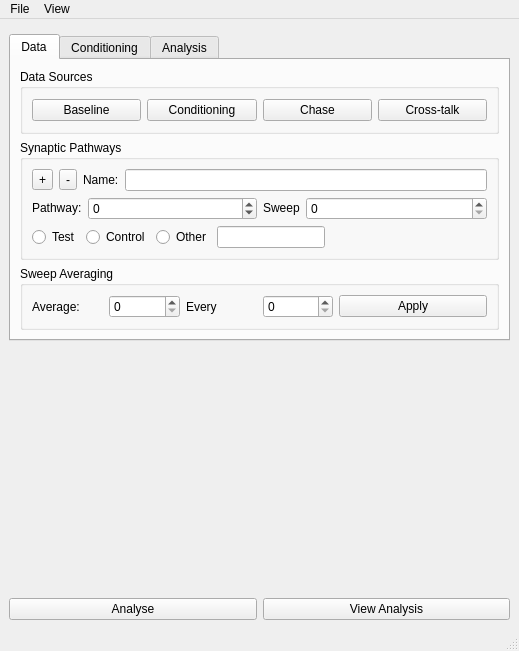
<?xml version="1.0" encoding="UTF-8"?>
<ui version="4.0">
 <class>MainWindow</class>
 <widget class="QMainWindow" name="MainWindow">
  <property name="geometry">
   <rect>
    <x>0</x>
    <y>0</y>
    <width>519</width>
    <height>651</height>
   </rect>
  </property>
  <property name="windowTitle">
   <string>Synaptic Plasticity</string>
  </property>
  <widget class="QWidget" name="centralwidget">
   <layout class="QVBoxLayout" name="verticalLayout_2">
    <item>
     <widget class="MetaDataWidget" name="metaDataWidget" native="true"/>
    </item>
    <item>
     <widget class="QTabWidget" name="tabWidget">
      <property name="currentIndex">
       <number>0</number>
      </property>
      <widget class="QWidget" name="tabDataLayout">
       <attribute name="title">
        <string>Data</string>
       </attribute>
       <layout class="QVBoxLayout" name="verticalLayout">
        <item>
         <widget class="QGroupBox" name="groupBoxDataSources">
          <property name="title">
           <string>Data Sources</string>
          </property>
          <layout class="QHBoxLayout" name="horizontalLayout_9">
           <item>
            <widget class="QPushButton" name="pushButtonBaselineSources">
             <property name="text">
              <string>Baseline</string>
             </property>
            </widget>
           </item>
           <item>
            <widget class="QPushButton" name="pushButtonConditioningSources">
             <property name="text">
              <string>Conditioning</string>
             </property>
            </widget>
           </item>
           <item>
            <widget class="QPushButton" name="pushButtonChaseSources">
             <property name="text">
              <string>Chase</string>
             </property>
            </widget>
           </item>
           <item>
            <widget class="QPushButton" name="pushButtonCrossTalkSources">
             <property name="enabled">
              <bool>true</bool>
             </property>
             <property name="text">
              <string>Cross-talk</string>
             </property>
            </widget>
           </item>
          </layout>
         </widget>
        </item>
        <item>
         <widget class="QGroupBox" name="stimulationPathwaysGroupBox">
          <property name="title">
           <string>Synaptic Pathways</string>
          </property>
          <layout class="QGridLayout" name="gridLayout">
           <item row="0" column="0" colspan="2">
            <layout class="QHBoxLayout" name="horizontalLayout_3">
             <item>
              <widget class="QToolButton" name="toolButtonAddPathway">
               <property name="toolTip">
                <string>Add pathway</string>
               </property>
               <property name="statusTip">
                <string>Add pathway</string>
               </property>
               <property name="whatsThis">
                <string>Add pathway</string>
               </property>
               <property name="text">
                <string>+</string>
               </property>
               <property name="icon">
                <iconset>
                 <normaloff>:/images/add.svg</normaloff>:/images/add.svg</iconset>
               </property>
              </widget>
             </item>
             <item>
              <widget class="QToolButton" name="toolButtonRemovePathway">
               <property name="toolTip">
                <string>Remove pathway</string>
               </property>
               <property name="statusTip">
                <string>Remove pathway</string>
               </property>
               <property name="whatsThis">
                <string>Remove pathway</string>
               </property>
               <property name="text">
                <string>-</string>
               </property>
               <property name="icon">
                <iconset>
                 <normaloff>:/images/list-remove.svg</normaloff>:/images/list-remove.svg</iconset>
               </property>
              </widget>
             </item>
             <item>
              <widget class="QLabel" name="label">
               <property name="text">
                <string>Name:</string>
               </property>
              </widget>
             </item>
             <item>
              <widget class="QLineEdit" name="lineEditPathwayName"/>
             </item>
            </layout>
           </item>
           <item row="1" column="0" colspan="2">
            <layout class="QHBoxLayout" name="horizontalLayout_7">
             <item>
              <layout class="QHBoxLayout" name="horizontalLayout">
               <item>
                <widget class="QLabel" name="pathwayIndexLabel">
                 <property name="sizePolicy">
                  <sizepolicy hsizetype="Minimum" vsizetype="Fixed">
                   <horstretch>0</horstretch>
                   <verstretch>0</verstretch>
                  </sizepolicy>
                 </property>
                 <property name="text">
                  <string>Pathway:</string>
                 </property>
                </widget>
               </item>
               <item>
                <widget class="QSpinBox" name="spinBoxPathwayIndex">
                 <property name="sizePolicy">
                  <sizepolicy hsizetype="Expanding" vsizetype="Fixed">
                   <horstretch>0</horstretch>
                   <verstretch>0</verstretch>
                  </sizepolicy>
                 </property>
                 <property name="toolTip">
                  <string>Select pathway</string>
                 </property>
                 <property name="statusTip">
                  <string>Select pathway</string>
                 </property>
                 <property name="whatsThis">
                  <string>Select pathway</string>
                 </property>
                 <property name="wrapping">
                  <bool>true</bool>
                 </property>
                 <property name="maximum">
                  <number>99</number>
                 </property>
                </widget>
               </item>
              </layout>
             </item>
             <item>
              <layout class="QHBoxLayout" name="horizontalLayout_8">
               <item>
                <widget class="QLabel" name="pathwaySweepIndexLabel">
                 <property name="sizePolicy">
                  <sizepolicy hsizetype="Minimum" vsizetype="Fixed">
                   <horstretch>0</horstretch>
                   <verstretch>0</verstretch>
                  </sizepolicy>
                 </property>
                 <property name="toolTip">
                  <string>Sweep index of path</string>
                 </property>
                 <property name="statusTip">
                  <string>Sweep index of path</string>
                 </property>
                 <property name="whatsThis">
                  <string>Index of the sweep, within each trial, that records from the currently selected stimulation pathway</string>
                 </property>
                 <property name="text">
                  <string>Sweep</string>
                 </property>
                </widget>
               </item>
               <item>
                <widget class="QSpinBox" name="spinBoxSweepIndexOfPath">
                 <property name="sizePolicy">
                  <sizepolicy hsizetype="Expanding" vsizetype="Fixed">
                   <horstretch>0</horstretch>
                   <verstretch>0</verstretch>
                  </sizepolicy>
                 </property>
                 <property name="toolTip">
                  <string>Sweep index of path</string>
                 </property>
                 <property name="statusTip">
                  <string>Sweep index of path</string>
                 </property>
                 <property name="whatsThis">
                  <string>Index of the sweep, within each trial, that records from the currently selected stimulation pathway</string>
                 </property>
                </widget>
               </item>
              </layout>
             </item>
            </layout>
           </item>
           <item row="2" column="0">
            <layout class="QHBoxLayout" name="horizontalLayout_11">
             <item>
              <widget class="QRadioButton" name="radioButtonTestPathway">
               <property name="text">
                <string>Test</string>
               </property>
              </widget>
             </item>
             <item>
              <widget class="QRadioButton" name="radioButtonControlPathway">
               <property name="text">
                <string>Control</string>
               </property>
              </widget>
             </item>
             <item>
              <widget class="QRadioButton" name="radioButtonOtherPathway">
               <property name="text">
                <string>Other</string>
               </property>
              </widget>
             </item>
             <item>
              <widget class="QLineEdit" name="otherPathwayNameLineEdit"/>
             </item>
            </layout>
           </item>
           <item row="2" column="1">
            <spacer name="horizontalSpacer">
             <property name="orientation">
              <enum>Qt::Horizontal</enum>
             </property>
             <property name="sizeHint" stdset="0">
              <size>
               <width>145</width>
               <height>20</height>
              </size>
             </property>
            </spacer>
           </item>
          </layout>
         </widget>
        </item>
        <item>
         <widget class="QGroupBox" name="sweepAverageGroupBox">
          <property name="enabled">
           <bool>true</bool>
          </property>
          <property name="title">
           <string>Sweep Averaging</string>
          </property>
          <layout class="QGridLayout" name="gridLayout_2">
           <item row="0" column="0">
            <layout class="QHBoxLayout" name="horizontalLayout_10">
             <item>
              <layout class="QHBoxLayout" name="horizontalLayout_4">
               <item>
                <widget class="QLabel" name="averageSweepsLabel">
                 <property name="text">
                  <string>Average:</string>
                 </property>
                </widget>
               </item>
               <item>
                <widget class="QSpinBox" name="averageSweepsSpinBox"/>
               </item>
              </layout>
             </item>
             <item>
              <layout class="QHBoxLayout" name="horizontalLayout_6">
               <item>
                <widget class="QLabel" name="label_2">
                 <property name="text">
                  <string>Every</string>
                 </property>
                </widget>
               </item>
               <item>
                <widget class="QSpinBox" name="averageSweepsEverySpinBox"/>
               </item>
              </layout>
             </item>
             <item>
              <widget class="QPushButton" name="pushButtonaAverageSweeps">
               <property name="toolTip">
                <string>Average sweeps</string>
               </property>
               <property name="statusTip">
                <string>Average sweeps</string>
               </property>
               <property name="whatsThis">
                <string>Average sweeps</string>
               </property>
               <property name="text">
                <string>Apply</string>
               </property>
              </widget>
             </item>
            </layout>
           </item>
          </layout>
         </widget>
        </item>
       </layout>
      </widget>
      <widget class="QWidget" name="tabConditioning">
       <attribute name="title">
        <string>Conditioning</string>
       </attribute>
      </widget>
      <widget class="QWidget" name="tabAnalysis">
       <attribute name="title">
        <string>Analysis</string>
       </attribute>
      </widget>
     </widget>
    </item>
    <item>
     <spacer name="verticalSpacer">
      <property name="orientation">
       <enum>Qt::Vertical</enum>
      </property>
      <property name="sizeHint" stdset="0">
       <size>
        <width>20</width>
        <height>77</height>
       </size>
      </property>
     </spacer>
    </item>
    <item>
     <widget class="SpinBoxSlider" name="_frames_spinBoxSlider_" native="true"/>
    </item>
    <item>
     <layout class="QHBoxLayout" name="horizontalLayout_5">
      <item>
       <widget class="QPushButton" name="analysePushButton">
        <property name="text">
         <string>Analyse</string>
        </property>
       </widget>
      </item>
      <item>
       <widget class="QPushButton" name="viewAnalysisDataPushButton">
        <property name="text">
         <string>View Analysis</string>
        </property>
       </widget>
      </item>
     </layout>
    </item>
   </layout>
  </widget>
  <widget class="QMenuBar" name="menubar">
   <property name="geometry">
    <rect>
     <x>0</x>
     <y>0</y>
     <width>519</width>
     <height>28</height>
    </rect>
   </property>
   <widget class="QMenu" name="menuFile">
    <property name="title">
     <string>File</string>
    </property>
    <widget class="QMenu" name="menuOptions">
     <property name="title">
      <string>Options</string>
     </property>
     <addaction name="actionOpenOptions"/>
     <addaction name="actionImportOptions"/>
     <addaction name="actionSaveOptions"/>
     <addaction name="actionExportOptions"/>
    </widget>
    <widget class="QMenu" name="menuImport">
     <property name="title">
      <string>Import</string>
     </property>
     <widget class="QMenu" name="menuImportDataSources">
      <property name="title">
       <string>Sources</string>
      </property>
      <addaction name="actionImportBaselineSourceData"/>
      <addaction name="actionImportConditioningSourceData"/>
      <addaction name="actionImportChaseSourceData"/>
      <addaction name="actionImportPathwayCrosstalkSourceData"/>
     </widget>
     <addaction name="actionExperiment"/>
     <addaction name="menuImportDataSources"/>
    </widget>
    <widget class="QMenu" name="menuOpen">
     <property name="title">
      <string>Open</string>
     </property>
     <widget class="QMenu" name="menuOpenSourceFiles">
      <property name="title">
       <string>Sources</string>
      </property>
      <addaction name="actionOpenBaselineSourceFiles"/>
      <addaction name="actionOpenChaseSourceFiles"/>
      <addaction name="actionOpenConditioningSourceFiles"/>
      <addaction name="actionOpenPathwayCrosstalkSourceFiles"/>
     </widget>
     <addaction name="actionOpenExperimentFile"/>
     <addaction name="menuOpenSourceFiles"/>
    </widget>
    <addaction name="menuOpen"/>
    <addaction name="menuImport"/>
    <addaction name="actionSave"/>
    <addaction name="actionExport"/>
    <addaction name="menuOptions"/>
   </widget>
   <widget class="QMenu" name="menuView">
    <property name="title">
     <string>View</string>
    </property>
    <widget class="QMenu" name="menuRecording">
     <property name="title">
      <string>Recording</string>
     </property>
     <widget class="QMenu" name="menuRaw">
      <property name="title">
       <string>Raw</string>
      </property>
      <addaction name="actionViewRawBaselineData"/>
      <addaction name="actionViewRawChaseData"/>
      <addaction name="actionViewRawCrossTalkData"/>
     </widget>
     <addaction name="actionViewBaselineData"/>
     <addaction name="actionViewChaseData"/>
     <addaction name="actionViewConditioningData"/>
     <addaction name="actionViewCrossTalkData"/>
     <addaction name="separator"/>
     <addaction name="menuRaw"/>
    </widget>
    <addaction name="menuRecording"/>
   </widget>
   <addaction name="menuFile"/>
   <addaction name="menuView"/>
  </widget>
  <widget class="QStatusBar" name="statusbar"/>
  <action name="actionBaseline_runs">
   <property name="text">
    <string>Baseline runs</string>
   </property>
  </action>
  <action name="actionChase_run">
   <property name="text">
    <string>Chase run</string>
   </property>
  </action>
  <action name="actionConditioning">
   <property name="text">
    <string>Conditioning</string>
   </property>
  </action>
  <action name="actionImport_2">
   <property name="text">
    <string>Import</string>
   </property>
  </action>
  <action name="actionCreate">
   <property name="text">
    <string>Create</string>
   </property>
  </action>
  <action name="actionSave">
   <property name="text">
    <string>Save</string>
   </property>
   <property name="toolTip">
    <string>Save experiment</string>
   </property>
   <property name="statusTip">
    <string>Save experiment</string>
   </property>
   <property name="whatsThis">
    <string>Save experiment</string>
   </property>
  </action>
  <action name="actionExport">
   <property name="text">
    <string>Export</string>
   </property>
   <property name="toolTip">
    <string>Export experiment to workspace</string>
   </property>
   <property name="statusTip">
    <string>Export experiment to workspace</string>
   </property>
   <property name="whatsThis">
    <string>Export experiment to workspace</string>
   </property>
  </action>
  <action name="actionOpenOptions">
   <property name="text">
    <string>Open</string>
   </property>
  </action>
  <action name="actionImportOptions">
   <property name="text">
    <string>Import</string>
   </property>
  </action>
  <action name="actionSaveOptions">
   <property name="text">
    <string>Save</string>
   </property>
  </action>
  <action name="actionExportOptions">
   <property name="text">
    <string>Export</string>
   </property>
  </action>
  <action name="actionExperiment">
   <property name="text">
    <string>Experiment</string>
   </property>
  </action>
  <action name="actionOpenExperimentFile">
   <property name="text">
    <string>Experiment</string>
   </property>
  </action>
  <action name="actionOpenBaselineSourceFiles">
   <property name="text">
    <string>Baseline</string>
   </property>
   <property name="toolTip">
    <string>Open Baseline Sources</string>
   </property>
  </action>
  <action name="actionOpenChaseSourceFiles">
   <property name="text">
    <string>Chase</string>
   </property>
   <property name="toolTip">
    <string>Chase Sources</string>
   </property>
  </action>
  <action name="actionOpenConditioningSourceFiles">
   <property name="text">
    <string>Conditioning Data</string>
   </property>
  </action>
  <action name="actionOpenPathwayCrosstalkSourceFiles">
   <property name="text">
    <string>Pathway Crosstalk Data</string>
   </property>
  </action>
  <action name="actionViewBaselineData">
   <property name="text">
    <string>Baseline</string>
   </property>
  </action>
  <action name="actionViewChaseData">
   <property name="text">
    <string>Chase</string>
   </property>
  </action>
  <action name="actionViewConditioningData">
   <property name="text">
    <string>Conditioning</string>
   </property>
  </action>
  <action name="actionViewRawBaselineData">
   <property name="text">
    <string>Baseline</string>
   </property>
  </action>
  <action name="actionViewRawChaseData">
   <property name="text">
    <string>Chase</string>
   </property>
  </action>
  <action name="actionViewRawCrossTalkData">
   <property name="text">
    <string>Cross-talk</string>
   </property>
  </action>
  <action name="actionViewCrossTalkData">
   <property name="text">
    <string>Cross-talk</string>
   </property>
  </action>
  <action name="actionOpenBaselineSources">
   <property name="text">
    <string>Baseline</string>
   </property>
  </action>
  <action name="actionImportBaselineSourceData">
   <property name="text">
    <string>Baseline</string>
   </property>
  </action>
  <action name="actionImportConditioningSourceData">
   <property name="text">
    <string>Conditioning</string>
   </property>
  </action>
  <action name="actionImportChaseSourceData">
   <property name="text">
    <string>Chase</string>
   </property>
  </action>
  <action name="actionImportPathwayCrosstalkSourceData">
   <property name="text">
    <string>Pathway Crosstalk</string>
   </property>
  </action>
 </widget>
 <customwidgets>
  <customwidget>
   <class>MetaDataWidget</class>
   <extends>QWidget</extends>
   <header location="global">gui.widgets.metadatawidget</header>
   <container>1</container>
  </customwidget>
  <customwidget>
   <class>SpinBoxSlider</class>
   <extends>QWidget</extends>
   <header location="global">gui.widgets.spinboxslider</header>
   <container>1</container>
  </customwidget>
 </customwidgets>
 <connections/>
</ui>
